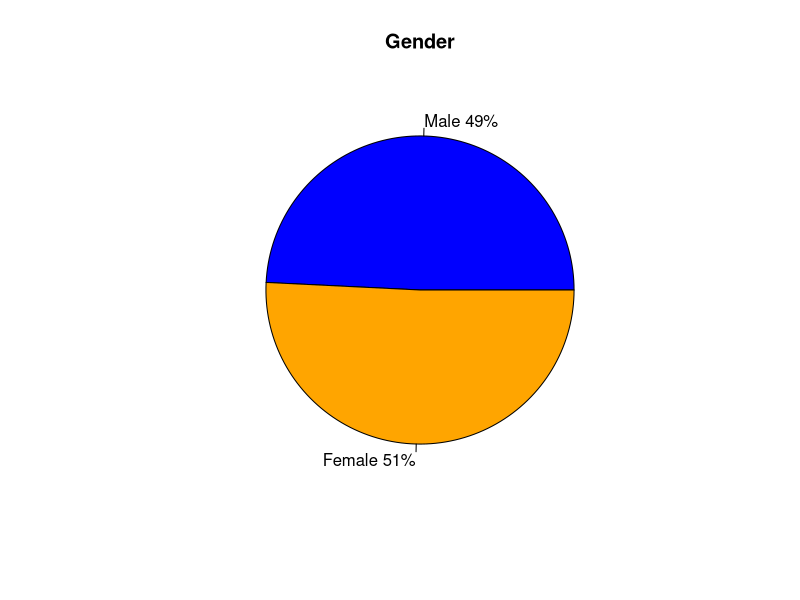
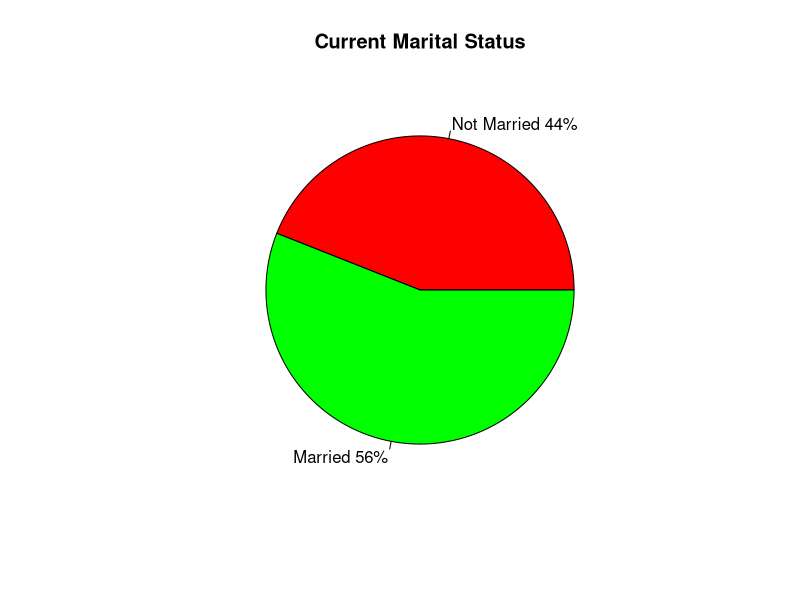
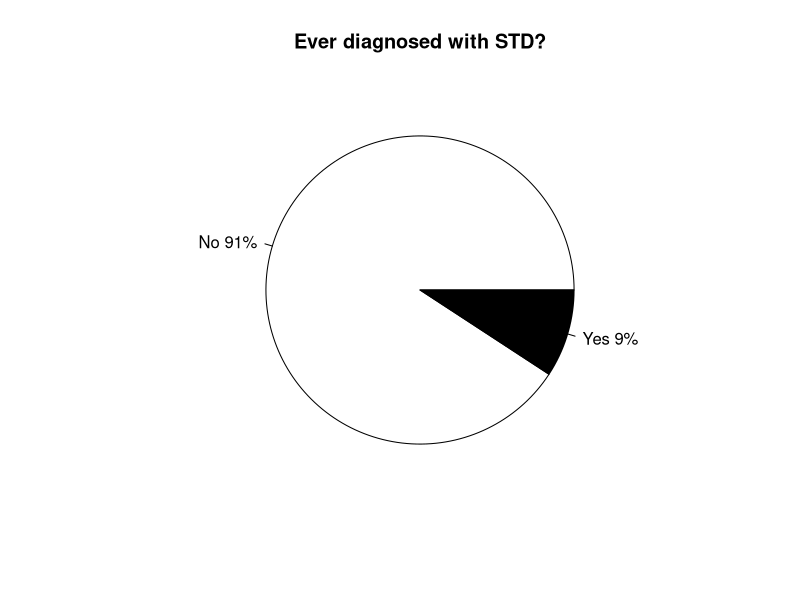
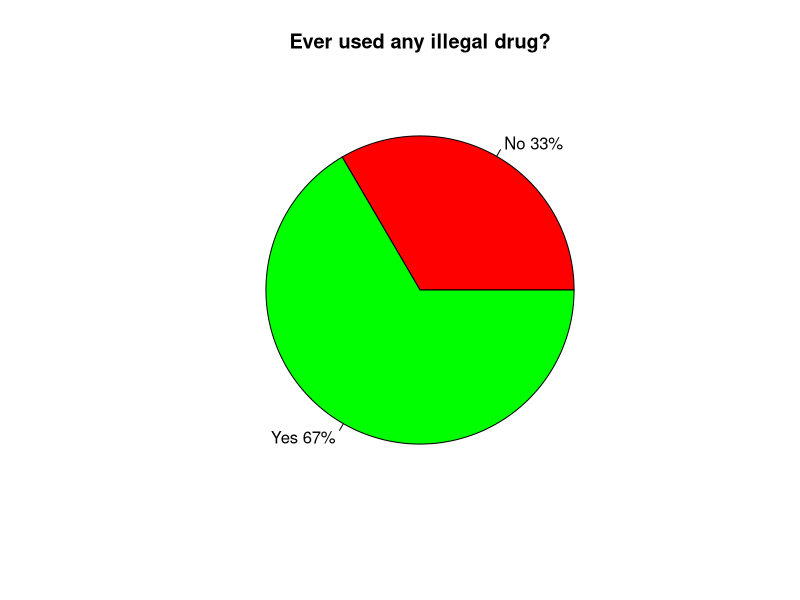
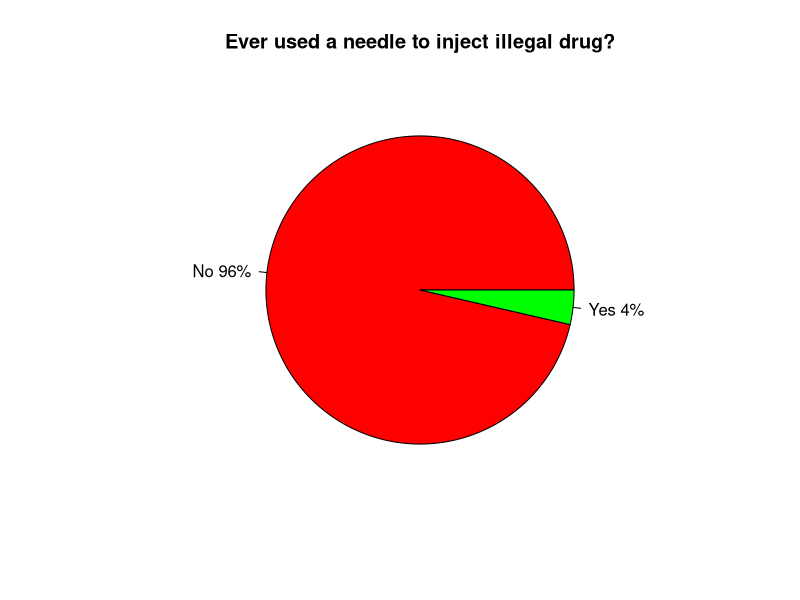
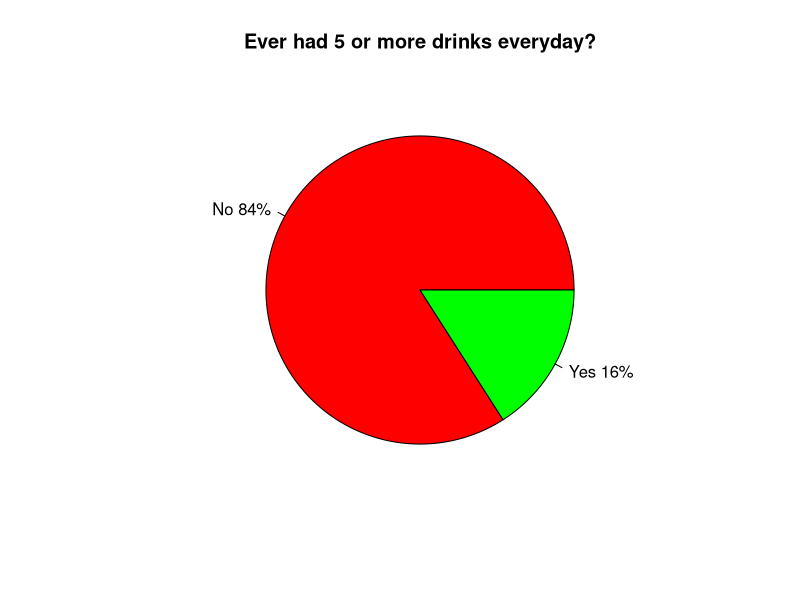
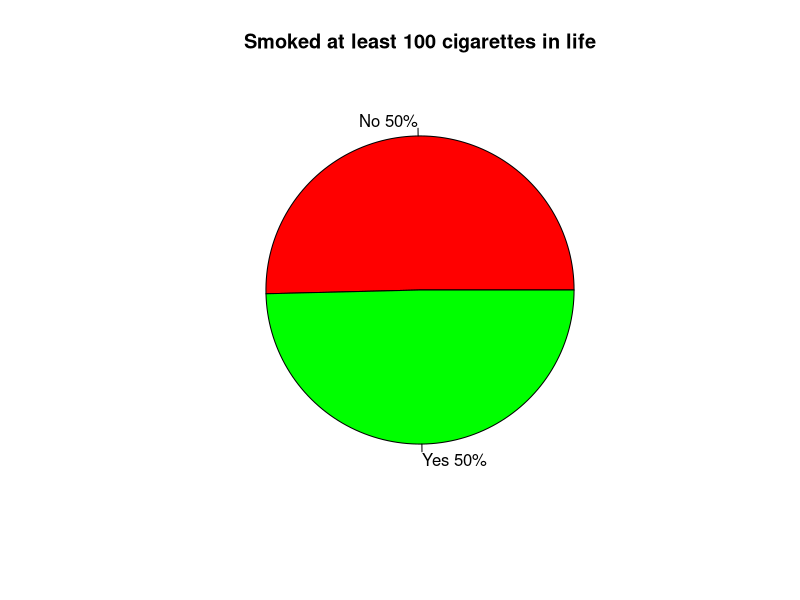
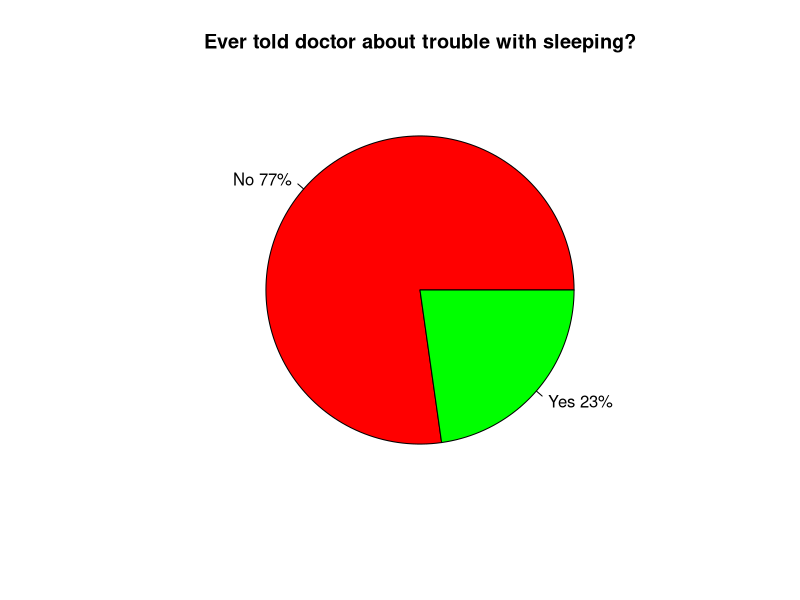

These charts were generated, in order, by the following R code:
## ---- chunk 1
# We use the previously prepared dataset
data <- read.csv("final_data_PARK.csv")
## ---- chunk 2

# gender
num_male <- nrow(data[data$GENDER==0,])
num_female <- nrow(data[data$GENDER==1,])
slices_gender <- c(num_male, num_female) 
lbls_gender <- c("Male", "Female")
pct_gender <- round(slices_gender / sum(slices_gender) * 100)
lbls_gender <- paste(lbls_gender, pct_gender) # add percents to labels
lbls_gender <- paste(lbls_gender, "%", sep="") # add % to labels 
pie(slices_gender, labels=lbls_gender, col=c("blue", "orange"), main="Gender")


# current marital status
num_married_no <- nrow(data[data$MARRIED==0,])
num_married_yes <- nrow(data[data$MARRIED==1,])
slices_married <- c(num_married_no, num_married_yes) 
lbls_married <- c("Not Married", "Married")
pct_married <- round(slices_married / sum(slices_married) * 100)
lbls_married <- paste(lbls_married, pct_married) # add percents to labels
lbls_married <- paste(lbls_married, "%", sep="") # add % to labels 
pie(slices_married, labels=lbls_married, col=c("red", "green"), main="Current Marital Status")


# STD
num_STD_no <- nrow(data[data$STD==0,])
num_STD_yes <- nrow(data[data$STD==1,])
slices_STD <- c(num_STD_no, num_STD_yes) 
lbls_STD <- c("No", "Yes")
pct_STD <- round(slices_STD / sum(slices_STD) * 100)
lbls_STD <- paste(lbls_STD, pct_STD) # add percents to labels
lbls_STD <- paste(lbls_STD, "%", sep="") # add % to labels 
pie(slices_STD, labels=lbls_STD, col=c("white", "black"), main="Ever diagnosed with STD?")


# drug
num_drug_no <- nrow(data[data$DRUG==0,])
num_drug_yes <- nrow(data[data$DRUG==1,])
slices_drug <- c(num_drug_no, num_drug_yes) 
lbls_drug <- c("No", "Yes")
pct_drug <- round(slices_drug / sum(slices_drug) * 100)
lbls_drug <- paste(lbls_drug, pct_drug) # add percents to labels
lbls_drug <- paste(lbls_drug, "%", sep="") # add % to labels 
pie(slices_drug, labels=lbls_drug, col=c("red", "green"), main="Ever used any illegal drug?")


# injection
num_inject_no <- nrow(data[data$INJECT==0,])
num_inject_yes <- nrow(data[data$INJECT==1,])
slices_inject <- c(num_inject_no, num_inject_yes) 
lbls_inject <- c("No", "Yes")
pct_inejct <- round(slices_inject / sum(slices_inject) * 100)
lbls_inject <- paste(lbls_inject, pct_inejct) # add percents to labels
lbls_inject <- paste(lbls_inject, "%", sep="") # add % to labels 
pie(slices_inject, labels=lbls_inject, col=c("red", "green"), main="Ever used a needle to inject illegal drug?")


# heavy drinking experience
num_alcohol_no <- nrow(data[data$ALCOHOL==0,])
num_alcohol_yes <- nrow(data[data$ALCOHOL==1,])
slices_alcohol <- c(num_alcohol_no, num_alcohol_yes)
lbls_alcohol <- c("No", "Yes")
pct_alcohol <- round(slices_alcohol / sum(slices_alcohol) * 100)
lbls_alcohol <- paste(lbls_alcohol, pct_alcohol) # add percents to labels
lbls_alcohol <- paste(lbls_alcohol, "%", sep="") # add % to labels 
pie(slices_alcohol, labels=lbls_alcohol, col=c("red", "green"), main="Ever had 5 or more drinks everyday?")


# smoking experience
num_smoking_no <- nrow(data[data$SMOKING==0,])
num_smoking_yes <- nrow(data[data$SMOKING==1,])
slices_smoking <- c(num_smoking_no, num_smoking_yes)
lbls_smoking <- c("No", "Yes")
pct_smoking <- round(slices_smoking / sum(slices_smoking) * 100)
lbls_smoking <- paste(lbls_smoking, pct_smoking) # add percents to labels
lbls_smoking <- paste(lbls_smoking, "%", sep="") # add % to labels 
pie(slices_smoking, labels=lbls_smoking, col=c("red", "green"), main="Smoked at least 100 cigarettes in life")


# sleep problem
num_sleep1_no <- nrow(data[data$SLEEP1==0,])
num_sleep1_yes <- nrow(data[data$SLEEP1==1,])
slices_sleep1 <- c(num_sleep1_no, num_sleep1_yes)
lbls_sleep1 <- c("No", "Yes")
pct_sleep1 <- round(slices_sleep1 / sum(slices_sleep1) * 100)
lbls_sleep1 <- paste(lbls_sleep1, pct_sleep1) # add percents to labels
lbls_sleep1 <- paste(lbls_sleep1, "%", sep="") # add % to labels 
pie(slices_sleep1, labels=lbls_sleep1, col=c("red", "green"), main="Ever told doctor about trouble with sleeping?")


# sleep disorder
num_sleep2_no <- nrow(data[data$SLEEP2==0,])
num_sleep2_yes <- nrow(data[data$SLEEP2==1,])
slices_sleep2 <- c(num_sleep2_no, num_sleep2_yes)
lbls_sleep2 <- c("No", "Yes")
pct_sleep2 <- round(slices_sleep2 / sum(slices_sleep2) * 100)
lbls_sleep2 <- paste(lbls_sleep2, pct_sleep2) # add percents to labels
lbls_sleep2 <- paste(lbls_sleep2, "%", sep="") # add % to labels 
pie(slices_sleep2, labels=lbls_sleep2, col=c("red", "green"), main="Ever diagnosed with sleep disorder?")


# race/ethnicity
num_race_white <- nrow(data[data$RACE==0,])
num_race_black <- nrow(data[data$RACE==1,])
num_race_hispanic <- nrow(data[data$RACE==2,])
num_race_other <- nrow(data[data$RACE==3,])
slices_race <- c(num_race_white, num_race_black, num_race_hispanic, num_race_other)
lbls_race <- c("White", "Black", "Hispanic", "Other")
pct_race <- round(slices_race / sum(slices_race) * 100)
lbls_race <- paste(lbls_race, pct_race) # add percents to labels
lbls_race <- paste(lbls_race, "%", sep="") # add % to labels 
pie(slices_race, labels=lbls_race, col=c("gray", "black", "brown", "yellow"), main="Race/Ethnicity")


# education level
num_educ_0 <- nrow(data[data$EDUC==0,])
num_educ_1 <- nrow(data[data$EDUC==1,])
num_educ_2 <- nrow(data[data$EDUC==2,])
num_educ_3 <- nrow(data[data$EDUC==3,])
num_educ_4 <- nrow(data[data$EDUC==4,])
slices_educ <- c(num_educ_0, num_educ_1, num_educ_2, num_educ_3, num_educ_4)
lbls_educ <- c("Less than 9th Grade", "9-11th Grade", "High School Grad / GED", "Some College / AA", "College Grad or Above")
pct_educ <- round(slices_educ / sum(slices_educ) * 100)
lbls_educ <- paste(lbls_educ, pct_educ) # add percents to labels
lbls_educ <- paste(lbls_educ, "%", sep="") # add % to labels 
pie(slices_educ, labels=lbls_educ, col=c("red", "orange", "yellow", "green", "blue"), main="Education Level")


# annual family income
num_income_0 <- nrow(data[data$INCOME==0,])
num_income_1 <- nrow(data[data$INCOME==1,])
num_income_2 <- nrow(data[data$INCOME==2,])
num_income_3 <- nrow(data[data$INCOME==3,])
slices_income <- c(num_income_0, num_income_1, num_income_2, num_income_3)
lbls_income <- c("Poverty Level", "Working Class", "Lower Middle Class", "Upper Middle Class")
pct_income <- round(slices_income / sum(slices_income) * 100)
lbls_income <- paste(lbls_income, pct_income) # add percents to labels
lbls_income <- paste(lbls_income, "%", sep="") # add % to labels 
pie(slices_income, labels=lbls_income, col=c("red", "orange", "green", "blue"), main="Annual Family Income")


# recent condom use
num_condom_never <- nrow(data[data$INCOME==0,])
num_condom_sometimes <- nrow(data[data$INCOME==1,])
num_condom_always <- nrow(data[data$INCOME==2,])
slices_condom <- c(num_condom_never, num_condom_sometimes, num_condom_always)
lbls_condom <- c("Never", "Sometimes", "Always")
pct_condom <- round(slices_condom / sum(slices_condom) * 100)
lbls_condom <- paste(lbls_condom, pct_condom) # add percents to labels
lbls_condom <- paste(lbls_condom, "%", sep="") # add % to labels 
pie(slices_condom, labels=lbls_condom, col=c("red", "yellow", "blue"), main="Sex with Condom during Past Year")


# age
mean(data$AGE)
sd(data$AGE)
boxplot(data$AGE, main="Age Distribution: Box-plot", ylab="Age")
hist(data$AGE, main="Age Distribution: Histogram", xlab="Age")


# number of sexual partners
mean(data$PARTNERS)
sd(data$PARTNERS)
boxplot(data$PARTNERS, main="Number of Sexual Partners in Lifetime", ylab="Sexual Partners")
abline(h=150, col="red")
text(0.5, 200, "150", col="red")
abline(h=40, col="red")
text(0.5, 90, "40", col="red")
sub_partners <- data[data$PARTNERS<=150,]$PARTNERS
hist(sub_partners, main="Number of Sexual Partners in Lifetime: <=150", xlab="Sexual Partners")

## ---- chunk 3

# STD vs. Gender
tab_gender <- with(data, table(STD, GENDER))
rownames(tab_gender) = c("No STD", "STD")
colnames(tab_gender) = c("Male", "Female")
prop.table(tab_gender, margin=2)
barplot(prop.table(tab_gender, margin=2), beside=T, ylim=c(0,1), col=c("white","black"), ylab = "Proportion of STD", main = "STD by Gender", xlab = "Gender")
box()
### Add later for better illustration (for other barplots too):
### legend(locator(1),rownames(tab_gender), fill=c("white","black"))


# STD vs. Marital Status
tab_married <- with(data, table(STD, MARRIED))
rownames(tab_married) = c("No STD", "STD")
colnames(tab_married) = c("Not Married", "Married")
prop.table(tab_married, margin=2)
barplot(prop.table(tab_married, margin=2), beside=T, ylim=c(0,1), col=c("white","black"), ylab = "Proportion of STD", main = "STD by Marital Status", xlab = "Marital Status")
box()


# STD vs. Drug Use Experience
tab_drug <- with(data, table(STD, DRUG))
rownames(tab_drug) = c("No STD", "STD")
colnames(tab_drug) = c("No", "Yes")
prop.table(tab_drug, margin=2)
barplot(prop.table(tab_drug, margin=2), beside=T, ylim=c(0,1), col=c("white","black"), ylab = "Proportion of STD", main = "STD by Drug Use Experience", xlab = "Drug Use Experience")
box()


# STD vs. Drug Injection Experience
tab_inject <- with(data, table(STD, INJECT))
rownames(tab_inject) = c("No STD", "STD")
colnames(tab_inject) = c("No", "Yes")
prop.table(tab_inject, margin=2)
barplot(prop.table(tab_inject, margin=2), beside=T, ylim=c(0,1), col=c("white","black"), ylab = "Proportion of STD", main = "STD by Drug Injection Experience", xlab = "Drug Injection Experience")
box()


# STD vs. Heavy Drinking Experience
tab_alcohol <- with(data, table(STD, ALCOHOL))
rownames(tab_alcohol) = c("No STD", "STD")
colnames(tab_alcohol) = c("No", "Yes")
prop.table(tab_alcohol, margin=2)
barplot(prop.table(tab_alcohol, margin=2), beside=T, ylim=c(0,1), col=c("white","black"), ylab = "Proportion of STD", main = "STD by Heavy Drinking Experience", xlab = "Heavy Drinking Experience")
box()


# STD vs. Smoking Experience
tab_smoking <- with(data, table(STD, SMOKING))
rownames(tab_smoking) = c("No STD", "STD")
colnames(tab_smoking) = c("No", "Yes")
prop.table(tab_smoking, margin=2)
barplot(prop.table(tab_smoking, margin=2), beside=T, ylim=c(0,1), col=c("white","black"), ylab = "Proportion of STD", main = "STD by Smoking Experience", xlab = "Smoking Experience")
box()


# STD vs. Sleep Problem
tab_sleep1 <- with(data, table(STD, SLEEP1))
rownames(tab_sleep1) = c("No STD", "STD")
colnames(tab_sleep1) = c("No", "Yes")
prop.table(tab_sleep1, margin=2)
barplot(prop.table(tab_sleep1, margin=2), beside=T, ylim=c(0,1), col=c("white","black"), ylab = "Proportion of STD", main = "STD by Sleep Problem", xlab = "Sleep Problem")
box()


# STD vs. Sleep Disorder
tab_sleep2 <- with(data, table(STD, SLEEP2))
rownames(tab_sleep2) = c("No STD", "STD")
colnames(tab_sleep2) = c("No", "Yes")
prop.table(tab_sleep2, margin=2)
barplot(prop.table(tab_sleep2, margin=2), beside=T, ylim=c(0,1), col=c("white","black"), ylab = "Proportion of STD", main = "STD by Sleep Disorder", xlab = "Sleep Disorder")
box()


# STD vs. Race/Ethnicity
tab_race <- with(data, table(STD, RACE))
rownames(tab_race) = c("No STD", "STD")
colnames(tab_race) = c("White", "Black", "Hispanic", "Other")
prop.table(tab_race, margin=2)
barplot(prop.table(tab_race, margin=2), beside=T, ylim=c(0,1), col=c("white","black"), ylab = "Proportion of STD", main = "STD by Race/Ethnicity", xlab = "Race/Ethnicity")
box()


# STD vs. Education Level
tab_educ <- with(data, table(STD, EDUC))
rownames(tab_educ) = c("No STD", "STD")
colnames(tab_educ) = c("Below 9th", "9th-11th", "High School", "Some College", "College or Above")
prop.table(tab_educ, margin=2)
barplot(prop.table(tab_educ, margin=2), beside=T, ylim=c(0,1), col=c("white","black"), ylab = "Proportion of STD", main = "STD by Education Level", xlab = "Education Level")
box()


# STD vs. Family Income
tab_income <- with(data, table(STD, INCOME))
rownames(tab_income) = c("No STD", "STD")
colnames(tab_income) = c("Poverty Level", "Working Class", "Lower Middle Class", "Upper Middle Class")
prop.table(tab_income, margin=2)
barplot(prop.table(tab_income, margin=2), beside=T, ylim=c(0,1), col=c("white","black"), ylab = "Proportion of STD", main = "STD by Family Income", xlab = "Family Income")
box()


# STD vs. Recent Condom Use
tab_condom <- with(data, table(STD, CONDOM))
rownames(tab_condom) = c("No STD", "STD")
colnames(tab_condom) = c("Never", "Sometimes", "Always")
prop.table(tab_condom, margin=2)
barplot(prop.table(tab_condom, margin=2), beside=T, ylim=c(0,1), col=c("white","black"), ylab = "Proportion of STD", main = "STD by Recent Condom Use", xlab = "Recent Condom Use")
box()


# STD vs. Age
library(Hmisc)
library(gtools)
deciles_age <- quantile(data$AGE, prob = seq(0, 1, 0.1))
data$CUT_AGE <- cut(data$AGE, breaks = deciles_age, include.lowest = TRUE)
table(data$CUT_AGE)
# calculating logit p for each decile
age_deci_1 <- logit(mean(data[data$CUT_AGE=="[20,23]",]$STD))
age_deci_2 <- logit(mean(data[data$CUT_AGE=="(23,27]",]$STD))
age_deci_3 <- logit(mean(data[data$CUT_AGE=="(27,31]",]$STD))
age_deci_4 <- logit(mean(data[data$CUT_AGE=="(31,35]",]$STD))
age_deci_5 <- logit(mean(data[data$CUT_AGE=="(35,38]",]$STD))
age_deci_6 <- logit(mean(data[data$CUT_AGE=="(38,42]",]$STD))
age_deci_7 <- logit(mean(data[data$CUT_AGE=="(42,46]",]$STD))
age_deci_8 <- logit(mean(data[data$CUT_AGE=="(46,50]",]$STD))
age_deci_9 <- logit(mean(data[data$CUT_AGE=="(50,53]",]$STD))
age_deci_10 <- logit(mean(data[data$CUT_AGE=="(53,59]",]$STD))
# plotting
logit_age <- c(age_deci_1, age_deci_2, age_deci_3, age_deci_4, age_deci_5, age_deci_6, age_deci_7, age_deci_8, age_deci_9, age_deci_10)
plot(logit_age, main = "STD vs. Age", xlab = "Deciles for Age", ylab = "STD logit p")


# STD vs. Number of Sexual Partners
deciles_partners <- quantile(data$PARTNERS, prob = seq(0, 1, 0.1))
data$CUT_PARTNERS <- cut(data$PARTNERS, breaks = deciles_partners, include.lowest = TRUE)
table(data$CUT_PARTNERS)
# calculating logit p for each decile
sex_deci_1 <- logit(mean(data[data$CUT_PARTNERS=="[0,1]",]$STD))
sex_deci_2 <- logit(mean(data[data$CUT_PARTNERS=="(1,3]",]$STD))
sex_deci_3 <- logit(mean(data[data$CUT_PARTNERS=="(3,4]",]$STD))
sex_deci_4 <- logit(mean(data[data$CUT_PARTNERS=="(4,5]",]$STD))
sex_deci_5 <- logit(mean(data[data$CUT_PARTNERS=="(5,7]",]$STD))
sex_deci_6 <- logit(mean(data[data$CUT_PARTNERS=="(7,9]",]$STD))
sex_deci_7 <- logit(mean(data[data$CUT_PARTNERS=="(9,12]",]$STD))
sex_deci_8 <- logit(mean(data[data$CUT_PARTNERS=="(12,20]",]$STD))
sex_deci_9 <- logit(mean(data[data$CUT_PARTNERS=="(20,30]",]$STD))
sex_deci_10 <- logit(mean(data[data$CUT_PARTNERS=="(30,2e+03]",]$STD))
# plotting
logit_sex <- c(sex_deci_1, sex_deci_2, sex_deci_3, sex_deci_4, sex_deci_5, sex_deci_6, sex_deci_7, sex_deci_8, sex_deci_9, sex_deci_10)
plot(logit_sex, main = "STD vs. Number of Sexual Partners", xlab = "Deciles for Number of Sexual Partners", ylab = "STD logit p")

## ---- chunk 4

# bivariate fitting/analysis for binary predictor variables
fit_gender <- glm(STD ~ GENDER, data = data, family = binomial)
fit_married <- glm(STD ~ MARRIED, data = data, family = binomial)
fit_drug <- glm(STD ~ DRUG, data = data, family = binomial)
fit_inject <- glm(STD ~ INJECT, data = data, family = binomial)
fit_alcohol <- glm(STD ~ ALCOHOL, data = data, family = binomial)
fit_smoking <- glm(STD ~ SMOKING, data = data, family = binomial)
fit_sleep1 <- glm(STD ~ SLEEP1, data = data, family = binomial)
fit_sleep2 <- glm(STD ~ SLEEP2, data = data, family = binomial)
summary(fit_gender)
summary(fit_married)
summary(fit_drug)
summary(fit_inject)
summary(fit_alcohol)
summary(fit_smoking)
summary(fit_sleep1)
summary(fit_sleep2)
# Wald test result
# *** : GENDER, DRUG
# * : MARRIED, INJECT
# ns : ALCOHOL, SMOKING, SLEEP1, SLEEP2


# bivariate fitting/analysis for continuous predictor variables
fit_age <- glm(STD ~ AGE, data = data, family = binomial)
fit_partners <- glm(STD ~ PARTNERS, data = data, family = binomial)
summary(fit_age)
summary(fit_partners)
# Wald test result
# ns : AGE, PARTNERS


# bivariate fitting/analysis for categorical variables with multiple levels
fit_intercept <- glm(STD ~ 1, data = data, family = binomial)  ## intercept-only model
fit_race <- glm(STD ~ as.factor(RACE), data = data, family = binomial)
fit_educ <- glm(STD ~ as.factor(EDUC), data = data, family = binomial)
fit_income <- glm(STD ~ as.factor(INCOME), data = data, family = binomial)
fit_condom <- glm(STD ~ as.factor(CONDOM), data = data, family = binomial)
anova(fit_intercept, fit_race, test = "Chisq")
anova(fit_intercept, fit_educ, test = "Chisq")
anova(fit_intercept, fit_income, test = "Chisq")
anova(fit_intercept, fit_condom, test = "Chisq")
# LRT result
# *** : RACE
# * : EDUC
# ns : INCOME, CONDOM

## ---- chunk 5

# fitting the model : forward selection procedure
fit_1 <- glm(STD ~ GENDER + DRUG, data = data, family = binomial)
summary(fit_1)
# GENDER and DRUG significant : ***
fit_2 <- glm(STD ~ GENDER + DRUG + as.factor(RACE), data = data, family = binomial)
anova(fit_1, fit_2, test = "Chisq")
# RACE significant : ***
fit_3 <- glm(STD ~ GENDER + DRUG + as.factor(RACE) + as.factor(EDUC), data = data, family = binomial)
anova(fit_2, fit_3, test = "Chisq")
# EDUC significant : *
fit_4 <- glm(STD ~ GENDER + DRUG + as.factor(RACE) + as.factor(EDUC) + MARRIED, data = data, family = binomial)
summary(fit_4)
# MARRIED "weakly" significant : .
fit_5 <- glm(STD ~ GENDER + DRUG + as.factor(RACE) + as.factor(EDUC) + INJECT, data = data, family = binomial)
summary(fit_5)
# INJECT significant : *
fit_6 <- glm(STD ~ GENDER + DRUG + as.factor(RACE) + as.factor(EDUC) + INJECT + MARRIED, data = data, family = binomial)
summary(fit_6)
# MARRIED non-significant


# Hence, we tentatively adopt "fit_5" and test it further
fit_7 <- glm(STD ~ GENDER + DRUG + as.factor(EDUC) + INJECT, data = data, family = binomial)
anova(fit_7, fit_5, test = "Chisq")
# RACE still significant : ***
fit_8 <- glm(STD ~ GENDER + DRUG + as.factor(RACE) + INJECT, data = data, family = binomial)
anova(fit_8, fit_5, test = "Chisq")
# EDUC still significant : *
# Therefore, we adopt "fit_5" as our final model

## ---- chunk 6
# calculating c-index
library(rms)
data$prob_STD <- predict(fit_5, newdata = data, type = "resp")
rcorr.cens(data$prob_STD, data$STD)
# C-index for "fit_5" is about 0.68
